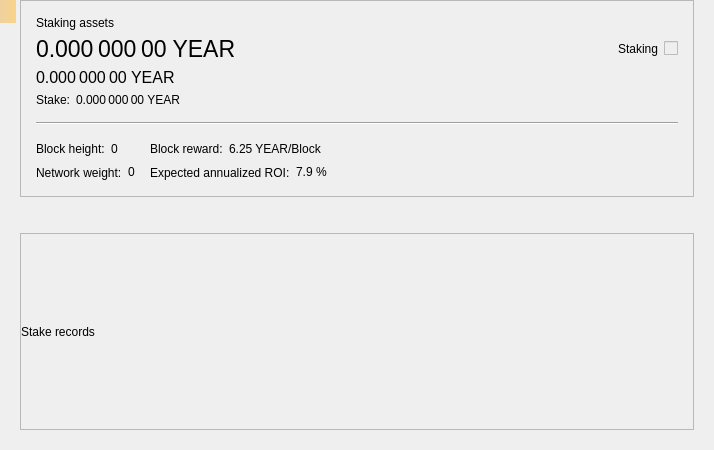
<?xml version="1.0" encoding="UTF-8"?>
<ui version="4.0">
 <class>StakePage</class>
 <widget class="QWidget" name="StakePage">
  <property name="geometry">
   <rect>
    <x>0</x>
    <y>0</y>
    <width>714</width>
    <height>450</height>
   </rect>
  </property>
  <property name="windowTitle">
   <string>Form</string>
  </property>
  <layout class="QVBoxLayout" name="verticalLayout_3">
   <property name="leftMargin">
    <number>20</number>
   </property>
   <property name="topMargin">
    <number>0</number>
   </property>
   <property name="rightMargin">
    <number>20</number>
   </property>
   <property name="bottomMargin">
    <number>20</number>
   </property>
   <item>
    <widget class="QFrame" name="frameStakeInfo">
     <property name="frameShape">
      <enum>QFrame::StyledPanel</enum>
     </property>
     <property name="frameShadow">
      <enum>QFrame::Raised</enum>
     </property>
     <layout class="QVBoxLayout" name="verticalLayout">
      <property name="spacing">
       <number>15</number>
      </property>
      <property name="leftMargin">
       <number>15</number>
      </property>
      <property name="topMargin">
       <number>15</number>
      </property>
      <property name="rightMargin">
       <number>15</number>
      </property>
      <property name="bottomMargin">
       <number>15</number>
      </property>
      <item>
       <layout class="QGridLayout" name="gridLayout_2">
        <property name="spacing">
         <number>6</number>
        </property>
        <item row="1" column="0">
         <widget class="QLabel" name="labelAssets">
          <property name="font">
           <font>
            <pointsize>17</pointsize>
           </font>
          </property>
          <property name="cursor">
           <cursorShape>IBeamCursor</cursorShape>
          </property>
          <property name="toolTip">
           <string>Your current spendable balance</string>
          </property>
          <property name="text">
           <string notr="true">0.000 000 00 YEAR</string>
          </property>
          <property name="alignment">
           <set>Qt::AlignLeading|Qt::AlignLeft|Qt::AlignVCenter</set>
          </property>
          <property name="textInteractionFlags">
           <set>Qt::LinksAccessibleByMouse|Qt::TextSelectableByMouse</set>
          </property>
         </widget>
        </item>
        <item row="2" column="0">
         <widget class="QLabel" name="labelAssetsImmature">
          <property name="font">
           <font>
            <pointsize>12</pointsize>
           </font>
          </property>
          <property name="cursor">
           <cursorShape>IBeamCursor</cursorShape>
          </property>
          <property name="toolTip">
           <string>Your immature balance</string>
          </property>
          <property name="text">
           <string notr="true">0.000 000 00 YEAR</string>
          </property>
          <property name="alignment">
           <set>Qt::AlignLeading|Qt::AlignLeft|Qt::AlignVCenter</set>
          </property>
          <property name="textInteractionFlags">
           <set>Qt::LinksAccessibleByMouse|Qt::TextSelectableByMouse</set>
          </property>
         </widget>
        </item>
        <item row="0" column="0">
         <widget class="QLabel" name="labelAssetsText">
          <property name="text">
           <string>Staking assets</string>
          </property>
          <property name="alignment">
           <set>Qt::AlignLeading|Qt::AlignLeft|Qt::AlignVCenter</set>
          </property>
         </widget>
        </item>
        <item row="1" column="2">
         <spacer name="horizontalSpacer_2">
          <property name="orientation">
           <enum>Qt::Horizontal</enum>
          </property>
          <property name="sizeHint" stdset="0">
           <size>
            <width>40</width>
            <height>20</height>
           </size>
          </property>
         </spacer>
        </item>
        <item row="4" column="0">
         <layout class="QHBoxLayout" name="horizontalLayout_5">
          <property name="spacing">
           <number>6</number>
          </property>
          <item>
           <widget class="QLabel" name="labelStakeText">
            <property name="sizePolicy">
             <sizepolicy hsizetype="Maximum" vsizetype="Preferred">
              <horstretch>0</horstretch>
              <verstretch>0</verstretch>
             </sizepolicy>
            </property>
            <property name="text">
             <string>Stake:</string>
            </property>
            <property name="alignment">
             <set>Qt::AlignLeading|Qt::AlignLeft|Qt::AlignVCenter</set>
            </property>
           </widget>
          </item>
          <item>
           <widget class="QLabel" name="labelStake">
            <property name="text">
             <string>0.000 000 00 YEAR</string>
            </property>
            <property name="alignment">
             <set>Qt::AlignLeading|Qt::AlignLeft|Qt::AlignVCenter</set>
            </property>
            <property name="textInteractionFlags">
             <set>Qt::LinksAccessibleByMouse|Qt::TextSelectableByMouse</set>
            </property>
           </widget>
          </item>
          <item>
           <spacer name="horizontalSpacer_3">
            <property name="orientation">
             <enum>Qt::Horizontal</enum>
            </property>
            <property name="sizeType">
             <enum>QSizePolicy::Minimum</enum>
            </property>
            <property name="sizeHint" stdset="0">
             <size>
              <width>0</width>
              <height>0</height>
             </size>
            </property>
           </spacer>
          </item>
         </layout>
        </item>
        <item row="1" column="4">
         <widget class="QLabel" name="labelStaking">
          <property name="text">
           <string>Staking</string>
          </property>
         </widget>
        </item>
        <item row="1" column="5">
         <widget class="QSwitchControl" name="checkStake">
          <property name="enabled">
           <bool>false</bool>
          </property>
         </widget>
        </item>
       </layout>
      </item>
      <item>
       <widget class="Line" name="hLine">
        <property name="orientation">
         <enum>Qt::Horizontal</enum>
        </property>
       </widget>
      </item>
      <item>
       <layout class="QGridLayout" name="gridLayout">
        <property name="verticalSpacing">
         <number>6</number>
        </property>
        <item row="0" column="0">
         <layout class="QHBoxLayout" name="horizontalLayout">
          <property name="spacing">
           <number>6</number>
          </property>
          <item>
           <widget class="QLabel" name="labelHeightText">
            <property name="sizePolicy">
             <sizepolicy hsizetype="Maximum" vsizetype="Preferred">
              <horstretch>0</horstretch>
              <verstretch>0</verstretch>
             </sizepolicy>
            </property>
            <property name="text">
             <string>Block height:</string>
            </property>
            <property name="alignment">
             <set>Qt::AlignLeading|Qt::AlignLeft|Qt::AlignVCenter</set>
            </property>
           </widget>
          </item>
          <item>
           <widget class="QLabel" name="labelHeight">
            <property name="text">
             <string>0</string>
            </property>
            <property name="alignment">
             <set>Qt::AlignLeading|Qt::AlignLeft|Qt::AlignVCenter</set>
            </property>
            <property name="textInteractionFlags">
             <set>Qt::LinksAccessibleByMouse|Qt::TextSelectableByMouse</set>
            </property>
           </widget>
          </item>
          <item>
           <spacer name="horizontalSpacer_4">
            <property name="orientation">
             <enum>Qt::Horizontal</enum>
            </property>
            <property name="sizeType">
             <enum>QSizePolicy::Minimum</enum>
            </property>
            <property name="sizeHint" stdset="0">
             <size>
              <width>0</width>
              <height>0</height>
             </size>
            </property>
           </spacer>
          </item>
         </layout>
        </item>
        <item row="0" column="1">
         <layout class="QHBoxLayout" name="horizontalLayout_3">
          <property name="spacing">
           <number>6</number>
          </property>
          <item>
           <widget class="QLabel" name="labelRewardText">
            <property name="sizePolicy">
             <sizepolicy hsizetype="Maximum" vsizetype="Preferred">
              <horstretch>0</horstretch>
              <verstretch>0</verstretch>
             </sizepolicy>
            </property>
            <property name="text">
             <string>Block reward:</string>
            </property>
            <property name="alignment">
             <set>Qt::AlignLeading|Qt::AlignLeft|Qt::AlignVCenter</set>
            </property>
           </widget>
          </item>
          <item>
           <widget class="QLabel" name="labelReward">
            <property name="text">
             <string>6.25 YEAR/Block</string>
            </property>
            <property name="alignment">
             <set>Qt::AlignLeading|Qt::AlignLeft|Qt::AlignVCenter</set>
            </property>
            <property name="textInteractionFlags">
             <set>Qt::LinksAccessibleByMouse|Qt::TextSelectableByMouse</set>
            </property>
           </widget>
          </item>
          <item>
           <spacer name="horizontalSpacer_6">
            <property name="orientation">
             <enum>Qt::Horizontal</enum>
            </property>
            <property name="sizeType">
             <enum>QSizePolicy::Minimum</enum>
            </property>
            <property name="sizeHint" stdset="0">
             <size>
              <width>0</width>
              <height>0</height>
             </size>
            </property>
           </spacer>
          </item>
         </layout>
        </item>
        <item row="0" column="2" rowspan="2">
         <spacer name="horizontalSpacer">
          <property name="orientation">
           <enum>Qt::Horizontal</enum>
          </property>
          <property name="sizeHint" stdset="0">
           <size>
            <width>40</width>
            <height>20</height>
           </size>
          </property>
         </spacer>
        </item>
        <item row="1" column="0">
         <layout class="QHBoxLayout" name="horizontalLayout_2">
          <property name="spacing">
           <number>6</number>
          </property>
          <item>
           <widget class="QLabel" name="labelWeightText">
            <property name="sizePolicy">
             <sizepolicy hsizetype="Maximum" vsizetype="Preferred">
              <horstretch>0</horstretch>
              <verstretch>0</verstretch>
             </sizepolicy>
            </property>
            <property name="text">
             <string>Network weight:</string>
            </property>
            <property name="alignment">
             <set>Qt::AlignLeading|Qt::AlignLeft|Qt::AlignVCenter</set>
            </property>
           </widget>
          </item>
          <item>
           <widget class="QLabel" name="labelWeight">
            <property name="text">
             <string>0</string>
            </property>
            <property name="alignment">
             <set>Qt::AlignLeading|Qt::AlignLeft|Qt::AlignVCenter</set>
            </property>
            <property name="textInteractionFlags">
             <set>Qt::LinksAccessibleByMouse|Qt::TextSelectableByMouse</set>
            </property>
           </widget>
          </item>
          <item>
           <spacer name="horizontalSpacer_5">
            <property name="orientation">
             <enum>Qt::Horizontal</enum>
            </property>
            <property name="sizeType">
             <enum>QSizePolicy::Minimum</enum>
            </property>
            <property name="sizeHint" stdset="0">
             <size>
              <width>0</width>
              <height>0</height>
             </size>
            </property>
           </spacer>
          </item>
         </layout>
        </item>
        <item row="1" column="1">
         <layout class="QHBoxLayout" name="horizontalLayout_4">
          <property name="spacing">
           <number>6</number>
          </property>
          <item>
           <widget class="QLabel" name="labelROIText">
            <property name="sizePolicy">
             <sizepolicy hsizetype="Maximum" vsizetype="Preferred">
              <horstretch>0</horstretch>
              <verstretch>0</verstretch>
             </sizepolicy>
            </property>
            <property name="text">
             <string>Expected annualized ROI:</string>
            </property>
            <property name="alignment">
             <set>Qt::AlignLeading|Qt::AlignLeft|Qt::AlignVCenter</set>
            </property>
           </widget>
          </item>
          <item>
           <widget class="QLabel" name="labelROI">
            <property name="text">
             <string>7.9 %</string>
            </property>
            <property name="alignment">
             <set>Qt::AlignLeading|Qt::AlignLeft|Qt::AlignVCenter</set>
            </property>
            <property name="textInteractionFlags">
             <set>Qt::LinksAccessibleByMouse|Qt::TextSelectableByMouse</set>
            </property>
           </widget>
          </item>
          <item>
           <spacer name="horizontalSpacer_7">
            <property name="orientation">
             <enum>Qt::Horizontal</enum>
            </property>
            <property name="sizeType">
             <enum>QSizePolicy::Minimum</enum>
            </property>
            <property name="sizeHint" stdset="0">
             <size>
              <width>0</width>
              <height>0</height>
             </size>
            </property>
           </spacer>
          </item>
         </layout>
        </item>
       </layout>
      </item>
     </layout>
    </widget>
   </item>
   <item>
    <spacer name="verticalSpacer">
     <property name="orientation">
      <enum>Qt::Vertical</enum>
     </property>
     <property name="sizeType">
      <enum>QSizePolicy::Fixed</enum>
     </property>
     <property name="sizeHint" stdset="0">
      <size>
       <width>20</width>
       <height>30</height>
      </size>
     </property>
    </spacer>
   </item>
   <item>
    <widget class="QFrame" name="frameStakeRecords">
     <property name="frameShape">
      <enum>QFrame::StyledPanel</enum>
     </property>
     <property name="frameShadow">
      <enum>QFrame::Raised</enum>
     </property>
     <layout class="QVBoxLayout" name="verticalLayout_2">
      <property name="leftMargin">
       <number>0</number>
      </property>
      <property name="topMargin">
       <number>0</number>
      </property>
      <property name="rightMargin">
       <number>0</number>
      </property>
      <property name="bottomMargin">
       <number>0</number>
      </property>
      <item>
       <widget class="QLabel" name="labelRecordsText">
        <property name="text">
         <string>Stake records</string>
        </property>
       </widget>
      </item>
     </layout>
    </widget>
   </item>
  </layout>
  <widget class="QLabel" name="labelAlerts">
   <property name="geometry">
    <rect>
     <x>0</x>
     <y>0</y>
     <width>16</width>
     <height>23</height>
    </rect>
   </property>
   <property name="visible">
    <bool>false</bool>
   </property>
   <property name="styleSheet">
    <string notr="true">QLabel { background-color: qlineargradient(x1: 0, y1: 0, x2: 1, y2: 0, stop:0 #F0D0A0, stop:1 #F8D488); color:#000000; }</string>
   </property>
   <property name="wordWrap">
    <bool>true</bool>
   </property>
   <property name="margin">
    <number>3</number>
   </property>
   <property name="textInteractionFlags">
    <set>Qt::TextSelectableByMouse</set>
   </property>
  </widget>
 </widget>
 <customwidgets>
  <customwidget>
   <class>QSwitchControl</class>
   <extends>QCheckBox</extends>
   <header>qt/qswitchcontrol.h</header>
  </customwidget>
 </customwidgets>
 <resources/>
 <connections/>
</ui>
